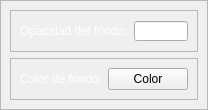
                   <widget class="QWidget" name="bg_styles">
                    <property name="geometry">
                     <rect>
                      <x>0</x>
                      <y>0</y>
                      <width>184</width>
                      <height>109</height>
                     </rect>
                    </property>
                    <attribute name="label">
                     <string>Estilo de la consola</string>
                    </attribute>
                    <layout class="QVBoxLayout" name="verticalLayout_16">
                     <property name="spacing">
                      <number>0</number>
                     </property>
                     <property name="leftMargin">
                      <number>0</number>
                     </property>
                     <property name="topMargin">
                      <number>0</number>
                     </property>
                     <property name="rightMargin">
                      <number>0</number>
                     </property>
                     <property name="bottomMargin">
                      <number>0</number>
                     </property>
                     <item>
                      <widget class="QFrame" name="frame_27">
                       <property name="styleSheet">
                        <string notr="true">QSpinBox, QDoubleSpinBox, QComboBox, QLabel,QLineEdit{
	color:white
}</string>
                       </property>
                       <property name="frameShape">
                        <enum>QFrame::StyledPanel</enum>
                       </property>
                       <property name="frameShadow">
                        <enum>QFrame::Raised</enum>
                       </property>
                       <layout class="QVBoxLayout" name="verticalLayout_15">
                        <item>
                         <widget class="QFrame" name="frame_32">
                          <property name="frameShape">
                           <enum>QFrame::StyledPanel</enum>
                          </property>
                          <property name="frameShadow">
                           <enum>QFrame::Raised</enum>
                          </property>
                          <layout class="QHBoxLayout" name="horizontalLayout_26" stretch="2,1">
                           <item>
                            <widget class="QLabel" name="label_23">
                             <property name="text">
                              <string>Opacidad del fondo:</string>
                             </property>
                            </widget>
                           </item>
                           <item>
                            <widget class="QDoubleSpinBox" name="opacity_bg_console">
                             <property name="buttonSymbols">
                              <enum>QAbstractSpinBox::NoButtons</enum>
                             </property>
                             <property name="decimals">
                              <number>1</number>
                             </property>
                             <property name="maximum">
                              <double>1.000000000000000</double>
                             </property>
                             <property name="singleStep">
                              <double>0.100000000000000</double>
                             </property>
                            </widget>
                           </item>
                          </layout>
                         </widget>
                        </item>
                        <item>
                         <widget class="QFrame" name="frame_33">
                          <property name="frameShape">
                           <enum>QFrame::StyledPanel</enum>
                          </property>
                          <property name="frameShadow">
                           <enum>QFrame::Raised</enum>
                          </property>
                          <layout class="QHBoxLayout" name="horizontalLayout_27" stretch="2,1">
                           <item>
                            <widget class="QLabel" name="label_24">
                             <property name="text">
                              <string>Color de fondo:</string>
                             </property>
                            </widget>
                           </item>
                           <item>
                            <widget class="QPushButton" name="bg_color_console">
                             <property name="text">
                              <string>Color</string>
                             </property>
                            </widget>
                           </item>
                          </layout>
                         </widget>
                        </item>
                       </layout>
                      </widget>
                     </item>
                    </layout>
                   </widget>
